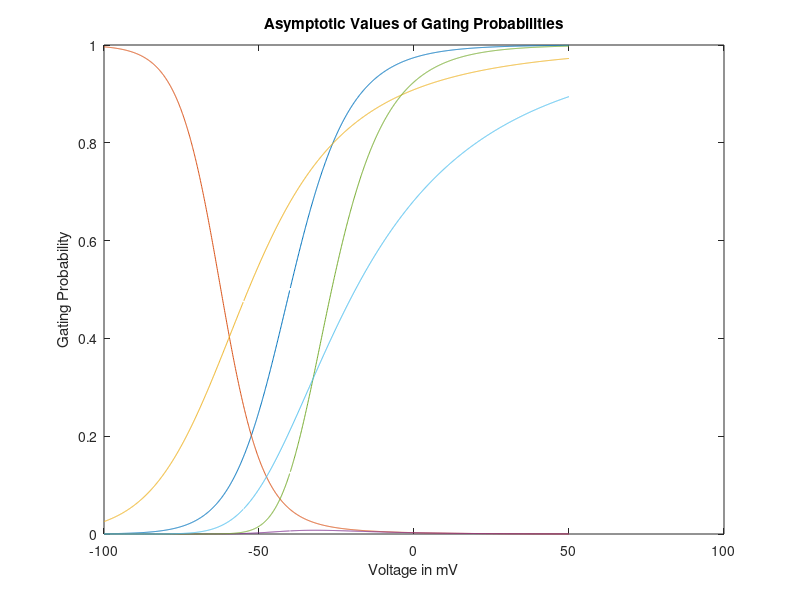

The MATLAB script that drew this image: (Note: this script raises an error after producing the figure.)
% ---------------------- Starter m-file for HW-8a -----------------------
% ---------------------- RAUL EDUARDO JORDAN ES53 -----------------------

%-------------------------------  Problem 1  ----------------------------

% The equations below are from the Hodgkin-Huxley model (note that the paramaters
% are such that the units for membrane voltage are millivolts (mV)).

v=[-100:.1:50]';                            % make a column vector for v=v_mem  
a_m  = -0.1*(40+v)./(exp(-(40+v)/10)-1);    % a & b are intermediate variables                
b_m  = 4*exp(-(v+65)/18);
m_inf = a_m./(a_m+b_m);  % m_inf = "m-infinity" = the asymptotic value of m

m_inf_3 = m_inf.^3

a_h  = 0.07*exp(-(v+65)/20);                               
b_h  = 1./(exp(-(35+v)/10)+1);
h_inf = a_h./(a_h+b_h);% h_inf = "h-infinity" = the asymptotic value of h

m3_h_inf = (m_inf.^3).*h_inf;

a_n  = -0.01*(55+v)./(exp(-(55+v)/10)-1);                   
b_n  = 0.125*exp(-(v+65)/80);
n_inf = a_n./(a_n+b_n);% n_inf = "n-infinity" = the asymptotic value of n

n_inf_4 = n_inf.^4;


figure; plot(v,[m_inf,h_inf,n_inf, m3_h_inf, m_inf_3, n_inf_4])         % be sure to add axis labels & a legend to this plot as well as the traces for m^3, m^3*h, & n^4

title('Asymptotic Values of Gating Probabilities');
xlabel('Voltage in mV')
ylabel('Gating Probability')

%----------------------------  Problems 2 & 3  ----------------------------

% make sure that you look at y.a, y.b, etc, that are displayed in the MATLAB command window when this code 
% is run, as this text display shows the solutions to the differential equations we're defining below.

% 1-step reaction kinetics
y = dsolve('Da = -k*a', 'a(0) = 1', 'Db = k*a', 'b(0) = 0', 't'); 
disp('kinetics for 1-step rxn:'); disp(y.a); disp(y.b); 
k=2; t=[0:.001:4]'; 
figure; 
subplot(2,1,1); plot(t,1./exp(k*t)); 
subplot(2,1,2); plot(t,1 - 1./exp(k*t));
ylabel_list = {'a(t)','b(t)'};
for k=1:2, subplot(2,1,k); xlabel('Time'); ylabel(ylabel_list{k}); ylim([0 1]); end
subplot(2,1,1); title('Reactions kinetics for a --> b')

% 2-step reaction kinetics
y = dsolve('Da = -k*a', 'a(0) = 1', 'Db = k*a-k*b', 'b(0) = 0','Dc = k*b', 'c(0)=0','t'); 
disp('kinetics for 2-step rxn:'); disp(y.a); disp(y.b); disp(y.c) 
k=2; t=[0:.001:4]'; 
figure; 
subplot(3,1,1); plot(t,1./exp(k*t)); 
subplot(3,1,2); plot(t,(k*t)./exp(k*t));
subplot(3,1,3); plot(t,1 - (k*t)./exp(k*t) - 1./exp(k*t));
ylabel_list = {'a(t)','b(t)','c(t)'};
for k=1:3, subplot(3,1,k); xlabel('Time'); ylabel(ylabel_list{k}); ylim([0 1]); end
subplot(3,1,1); title('Reactions kinetics for a --> b --> c')


% Part 2d)

% plotting Response Time vs Steps
N = [1:5];
response_time = [0.5, 1, 1.4, 1.7, 2];

figure;
plot(N, response_time,'*');
title('Response Time vs. Steps')
xlabel('Steps')
ylabel('Response Time (s)')


%------------ Problem 3 -------------------

% plotting Response Time vs Steps
N = [1:5];
response_time = [0.62, 0.72, 0.83, 0.90, 0.95];

figure;
plot(N, response_time,'*');
title('Response Time vs. Steps')
xlabel('Steps')
ylabel('Response Time (s)')



%----------------------------  Problem 5  ----------------------------

[t,y] = run_hh_model(20,100,0.1);

[v,m,h,n,I] = deal(y(:,1),y(:,2),y(:,3),y(:,4),y(:,5));

figure;
hold on;
plot(t,v); ylabel('Membrane Voltage in mV');
title('What happens in Action Potentials');
xlabel('time in ms')

[t,y] = run_hh_model(20,36,0.1);

[v,m,h,n,I] = deal(y(:,1),y(:,2),y(:,3),y(:,4),y(:,5));
plot(t,v,'r');

hold off;









